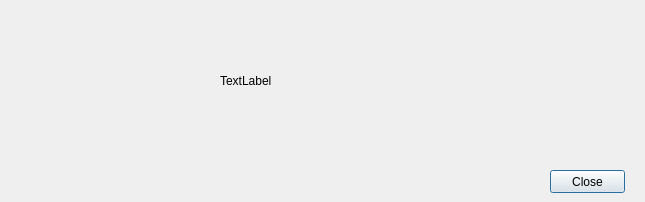
<?xml version="1.0" encoding="UTF-8"?>
<ui version="4.0">
 <class>Dialog</class>
 <widget class="QDialog" name="Dialog">
  <property name="geometry">
   <rect>
    <x>0</x>
    <y>0</y>
    <width>645</width>
    <height>202</height>
   </rect>
  </property>
  <property name="minimumSize">
   <size>
    <width>645</width>
    <height>202</height>
   </size>
  </property>
  <property name="maximumSize">
   <size>
    <width>645</width>
    <height>202</height>
   </size>
  </property>
  <property name="windowTitle">
   <string>Dialog</string>
  </property>
  <property name="windowIcon">
   <iconset>
    <normaloff>recursos/tagon.ico</normaloff>recursos/tagon.ico</iconset>
  </property>
  <widget class="QLabel" name="acerca_de_imagen">
   <property name="geometry">
    <rect>
     <x>60</x>
     <y>10</y>
     <width>151</width>
     <height>121</height>
    </rect>
   </property>
   <property name="minimumSize">
    <size>
     <width>151</width>
     <height>121</height>
    </size>
   </property>
   <property name="maximumSize">
    <size>
     <width>151</width>
     <height>121</height>
    </size>
   </property>
   <property name="text">
    <string/>
   </property>
   <property name="pixmap">
    <pixmap>recursos/tagon.png</pixmap>
   </property>
   <property name="scaledContents">
    <bool>true</bool>
   </property>
  </widget>
  <widget class="QLabel" name="acerca_de_etiqueta">
   <property name="geometry">
    <rect>
     <x>220</x>
     <y>10</y>
     <width>311</width>
     <height>141</height>
    </rect>
   </property>
   <property name="minimumSize">
    <size>
     <width>0</width>
     <height>0</height>
    </size>
   </property>
   <property name="text">
    <string>TextLabel</string>
   </property>
   <property name="textFormat">
    <enum>Qt::AutoText</enum>
   </property>
  </widget>
  <widget class="QPushButton" name="acerca_de_bt_cerrar">
   <property name="geometry">
    <rect>
     <x>550</x>
     <y>170</y>
     <width>75</width>
     <height>23</height>
    </rect>
   </property>
   <property name="text">
    <string>Close</string>
   </property>
  </widget>
 </widget>
 <resources/>
 <connections/>
</ui>
